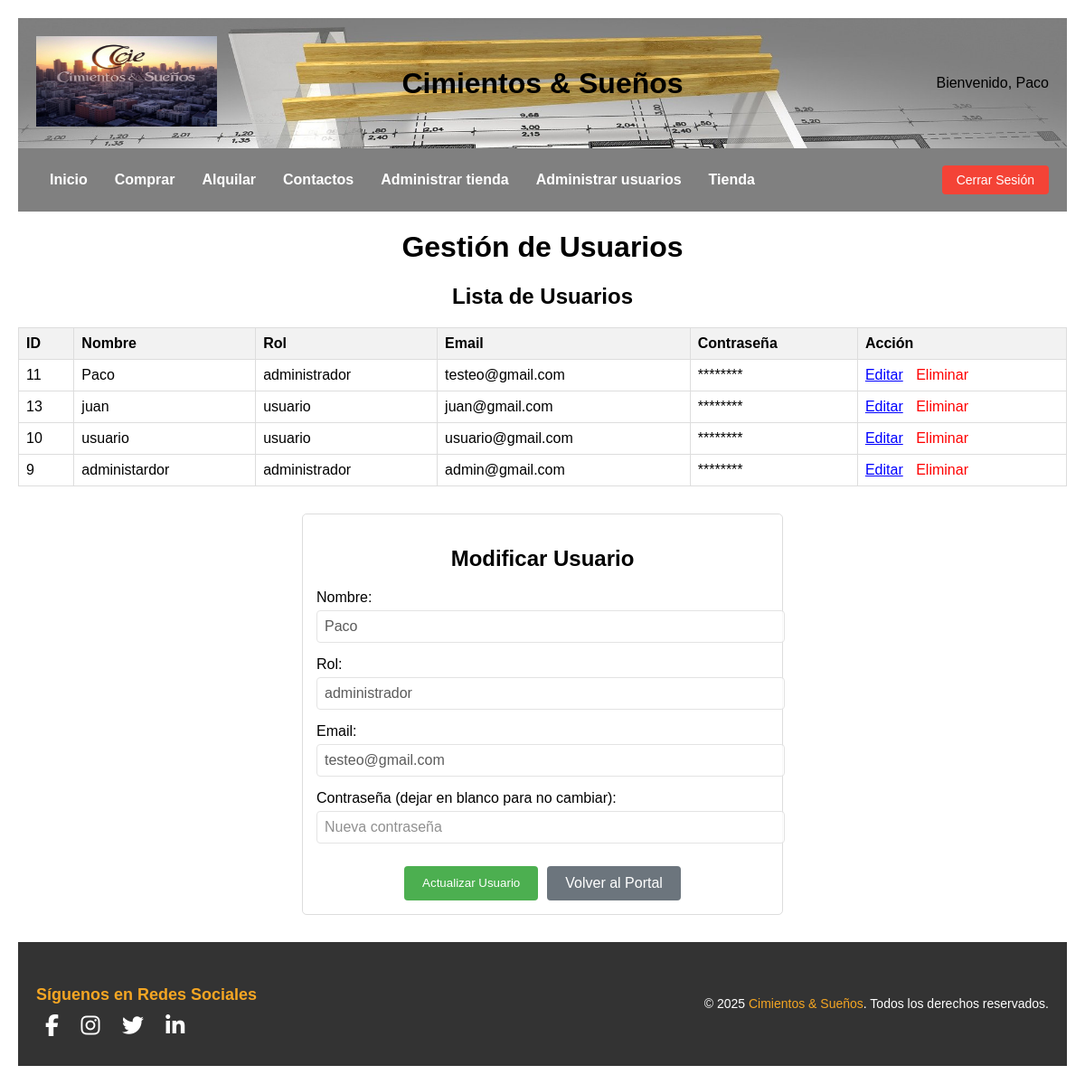
The app's page /admin_usuarios.php?id_usuario=11 (signed in) with its own data.
### tables this page shows
CREATE TABLE IF NOT EXISTS `usuarios` (
  `id_usuario` int NOT NULL AUTO_INCREMENT,
  `nombre` varchar(100) NOT NULL,
  `apellido` varchar(100) NOT NULL,
  `rol` enum('invitado','usuario','administrador') NOT NULL DEFAULT 'usuario',
  `telefono` varchar(12) NOT NULL,
  `email` varchar(100) NOT NULL,
  `contrasena` varchar(255) NOT NULL,
  `fecha_registro` datetime DEFAULT CURRENT_TIMESTAMP,
  PRIMARY KEY (`id_usuario`),
  UNIQUE KEY `email` (`email`)
);

### admin_usuarios.php (called while the page is built, shortened)
<?php
include "cabezera.php";
include "menu.php";
include "cont_admin_ususarios.php";
include "pie.php";
?>

### cont_admin_ususarios.php (the view, shortened to what this page needs)
<?php
include 'conexion.php';
mysqli_set_charset($conexion, "utf8");
mysqli_select_db($conexion, "cimientos & sueños") or die("Error al seleccionar la base de datos: " . mysqli_error($conexion));
$usuario_editar = null;
if (isset($_GET['id_usuario']) && is_numeric($_GET['id_usuario']) && $_GET['id_usuario'] > 0) {
    $id = intval($_GET['id_usuario']);
    $query = "SELECT * FROM usuarios WHERE id_usuario='$id'";
    $result = mysqli_query($conexion, $query);
    if ($result && mysqli_num_rows($result) > 0) {
        $usuario_editar = mysqli_fetch_assoc($result);
    } else {
        $error_usuario = "<p style='color:red;'>Error: Usuario no encontrado.</p>";
    }
}
$query_usuarios = "SELECT * FROM usuarios";
$result_usuarios = mysqli_query($conexion, $query_usuarios);
?>
<!DOCTYPE html>
<html lang="es">
<head>
    <link rel="stylesheet" href="css/admin.css">
</head>
<body>
    <h1>Gestión de Usuarios</h1>
    <div class="section">
        <h2>Lista de Usuarios</h2>
        <?php if (isset($error_lista_usuarios)): ?>
            <?php echo $error_lista_usuarios; ?>
        <?php elseif ($result_usuarios && mysqli_num_rows($result_usuarios) > 0): ?>
            <table>
                <tr>
                    <th>ID</th>
                    <th>Nombre</th>
                    <th>Rol</th>
                    <th>Email</th>
                    <th>Contraseña</th>
                    <th>Acción</th>
                </tr>
                <?php while ($usuario = mysqli_fetch_assoc($result_usuarios)): ?>
                    <tr>
                        <td><?php echo htmlspecialchars($usuario['id_usuario']); ?></td>
                        <td><?php echo htmlspecialchars($usuario['nombre']); ?></td>
                        <td><?php echo htmlspecialchars($usuario['rol']); ?></td>
                        <td><?php echo htmlspecialchars($usuario['email']); ?></td>
                        <td>********</td>
                        <td>
                            <a href="admin_usuarios.php?id_usuario=<?php echo htmlspecialchars($usuario['id_usuario']); ?>" class="edit-link">Editar</a>
                            <a href="admin_usuarios.php?eliminar_usuario=<?php echo htmlspecialchars($usuario['id_usuario']); ?>" class="delete-link" onclick="return confirm('¿Estás seguro de que quieres eliminar este usuario?');">Eliminar</a>
                        </td>
                    </tr>
                <?php endwhile; ?>
            </table>
        <?php else: ?>
            <p class="error">No se encontraron usuarios.</p>
        <?php endif; ?>
    </div>
    <?php if ($usuario_editar): ?>
        <div class="form-container">
            <h2>Modificar Usuario</h2>
            <form method="POST" action="admin_usuarios.php">
                <label>Nombre:</label>
                <input type="text" name="nombre" value="<?php echo htmlspecialchars($usuario_editar['nombre']); ?>" required>
                <label>Rol:</label>
                <input type="text" name="rol" value="<?php echo htmlspecialchars($usuario_editar['rol']); ?>" required>
                <label>Email:</label>
                <input type="email" name="email" value="<?php echo htmlspecialchars($usuario_editar['email']); ?>" required>
                <label>Contraseña (dejar en blanco para no cambiar):</label>
                <input type="password" name="contrasena" placeholder="Nueva contraseña">
                <div class="button-container">
                    <button type="submit" name="actualizar_usuario">Actualizar Usuario</button>
                    <a href="http://localhost/portal/index.php" class="btn-volver">Volver al Portal</a>
                </div>
            </form>
        </div>
    <?php endif; ?>
</body>
</html>

### css/styles.css (style rules this page uses)
.button-container { display: flex; justify-content: center; margin-top: 10px; }
input, textarea, select { opacity: 0.8; border: 1px solid #ccc; border-radius: 4px; padding: 8px; font-size: 16px; background-color: #fff; color: #333; }

### css/admin.css (style rules this page uses)
body { font-family: Arial, sans-serif; margin: 20px; }
table { border-collapse: collapse; width: 100%; margin-top: 20px; }
th, td { border: 1px solid #ddd; padding: 8px; text-align: left; }
th { background-color: #f2f2f2; }
.form-container { max-width: 500px; margin: 0 auto 30px; padding: 15px; border: 1px solid #ddd; border-radius: 5px; }
.form-container label { display: block; margin: 5px 0; }
.form-container input, .form-container select { width: 100%; padding: 8px; margin-bottom: 10px; border: 1px solid #ddd; border-radius: 4px; }
.form-container button { padding: 10px 20px; background-color: #4CAF50; color: white; border: none; border-radius: 4px; cursor: pointer; }
.edit-link { color: blue; text-decoration: underline; cursor: pointer; }
.section { margin-bottom: 30px; }
.btn-volver { padding: 10px 20px; background-color: #6c757d; color: white; border: none; border-radius: 4px; cursor: pointer; text-decoration: none; display: inline-block; margin-left: 10px; }
h1, h2 { text-align: center; }
.button-container { display: flex; justify-content: center; margin-top: 15px; }

### cont_admin_ususarios.php (style rules this page uses)
.delete-link { color: red; margin-left: 10px; text-decoration: none; }

### records on screen
usuarios: id_usuario "11", nombre "Paco", rol "administrador", email "testeo@gmail.com"
usuarios: id_usuario "13", nombre "juan", rol "usuario", email "juan@gmail.com"
usuarios: id_usuario "10", nombre "usuario", rol "usuario", email "usuario@gmail.com"
usuarios: id_usuario "9", nombre "administardor", rol "administrador", email "admin@gmail.com"

### other values on screen
$nombre "Paco"
